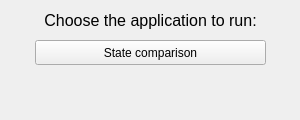
<?xml version="1.0" encoding="UTF-8"?>
<ui version="4.0">
 <class>ResultsPrcDialog</class>
 <widget class="QDialog" name="ResultsPrcDialog">
  <property name="geometry">
   <rect>
    <x>0</x>
    <y>0</y>
    <width>300</width>
    <height>120</height>
   </rect>
  </property>
  <property name="windowTitle">
   <string>Choose the results processing program</string>
  </property>
  <widget class="QLabel" name="Choice_label">
   <property name="geometry">
    <rect>
     <x>10</x>
     <y>10</y>
     <width>281</width>
     <height>21</height>
    </rect>
   </property>
   <property name="font">
    <font>
     <pointsize>12</pointsize>
    </font>
   </property>
   <property name="text">
    <string>Choose the application to run:</string>
   </property>
   <property name="alignment">
    <set>Qt::AlignCenter</set>
   </property>
  </widget>
  <widget class="QPushButton" name="StateComparison">
   <property name="geometry">
    <rect>
     <x>35</x>
     <y>40</y>
     <width>231</width>
     <height>25</height>
    </rect>
   </property>
   <property name="font">
    <font>
     <pointsize>9</pointsize>
    </font>
   </property>
   <property name="text">
    <string>State comparison</string>
   </property>
   <property name="autoDefault">
    <bool>false</bool>
   </property>
  </widget>
 </widget>
 <resources/>
 <connections/>
</ui>
